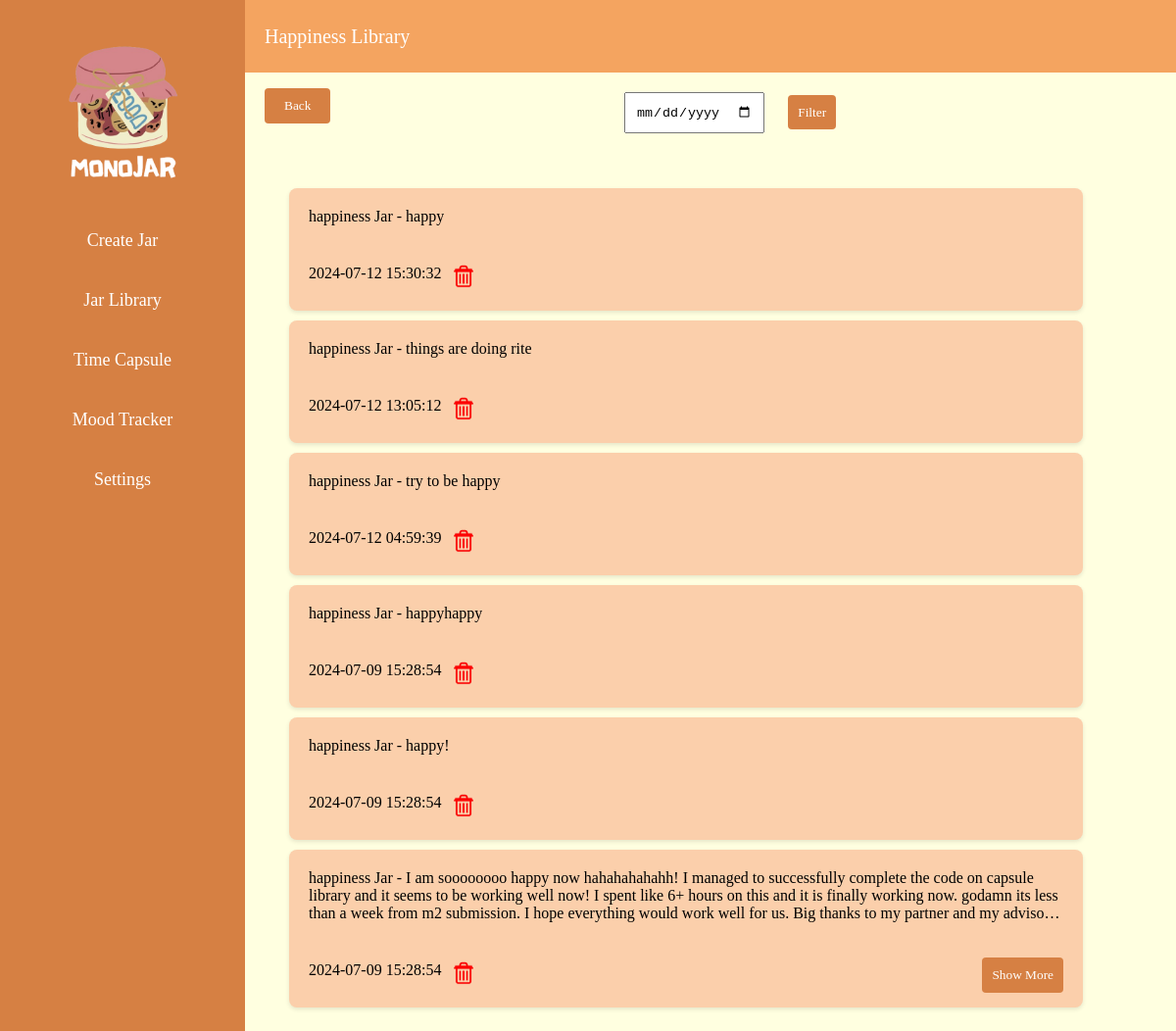
The page /happinessLibrary/wangjiaa on the database its author committed.
### tables this page shows
CREATE TABLE jars (
                id INTEGER PRIMARY KEY AUTOINCREMENT,
                username TEXT NOT NULL,
                type TEXT NOT NULL,
                content TEXT NOT NULL, created_at TIMESTAMP,
                FOREIGN KEY (username) REFERENCES users(username) ON DELETE CASCADE
            );

### Backend/app.py (the view)
@app.route('/happinessLibrary/<username>')
def happiness_library(username):
    jars = query_jars(username, 'happiness')
    return render_template('happinessLibrary.html', jars=jars, username=username)

### Backend/app.py (called while the page is built)
def query_jars(username, jar_type):
    conn = get_db()
    cursor = conn.cursor()
    cursor.execute('''
        SELECT id, type, content, created_at
        FROM jars
        WHERE username = ? AND type = ?
        ORDER BY created_at DESC
    ''', (username, jar_type))
    rows = cursor.fetchall()
    conn.close()
    jars = [{'id': row[0], 'type': row[1], 'content': row[2], 'created_at': row[3]} for row in rows]
    return jars

### Frontend/templates/happinessLibrary.html
{% extends 'base.html' %}
{% block content %}
<div class="main-content">
    <div class="header">
        <div class="title">Happiness Library</div>
    </div>
    <div class="content">
        <a href="/createJar/{{ username }}">
            <button class="back-button">Back</button>
        </a>
        <form id="filter-form" method="GET" action="/filterHappinessJars/{{ username }}">
            <input type="date" name="filter-date" id="filter-date">
            <button type="submit">Filter</button>
        </form>
        <ul id="jar-list">
            {% for jar in jars %}
            <li class="content jar collapsed" id="jar-{{ jar.id }}">
                <p>{{ jar.type }} Jar - {{ jar.content }}</p>
                <div class="jar-controls">
                    <span class="created-at">{{ jar.created_at }}</span>
                    <button class="delete-button" data-jar-id="{{ jar.id }}">
                        <img src="/static/image/deleteIcon.png" alt="Delete">
                    </button>
                    <button class="expand-button" data-jar-id="{{ jar.id }}">Show More</button>
                </div>
            </li>
            {% endfor %}
        </ul>
    </div>
</div>
{% endblock %}

### Frontend/templates/base.html (shortened to what this page needs)
<!DOCTYPE html>
<html lang="en">
    <head>
        <link rel="stylesheet" href="/static/css/sidebarStyle.css">
        <link rel="stylesheet" href="/static/css/createJarStyle.css">
        <link rel="stylesheet" href="/static/css/libraryStyle.css">
        <link rel="stylesheet" href="/static/css/capsuleStyle.css">
        <link rel="stylesheet" href="/static/css/capsuleLibrary.css">
        <link rel="stylesheet" href="/static/css/moodCalendar.css">
        <link rel="stylesheet" href="https://cdn.jsdelivr.net/npm/fullcalendar@5.11.0/main.min.css">
        <link rel="stylesheet" href="/static/css/moodTrend.css">
        <link rel="stylesheet" href="/static/css/jarAppearance.css">
        <link rel="stylesheet" href="/static/css/guideStyle.css">
        <link rel="stylesheet" href="/static/css/aboutStyle.css">
    </head>
    <body>
        <div class="container">
            {% include 'sidebar.html' %}
            {% block content %}{% endblock %}
        </div>
    </body>
</html>

### Frontend/templates/sidebar.html (shortened to what this page needs)
<div class="sidebar">
    <div class="logo">
        <img src="/static/image/MonoJarLogo.jpg" alt="MonoJar Logo">
    </div>
    <a href="#" class="main-tab" data-target="createjar-submenu">Create Jar</a>
    <a href="#" class="main-tab" data-target="library-submenu">Jar Library</a>
    <a href="#" class="main-tab" data-target="capsule-submenu">Time Capsule</a>
    <a href="#" class="main-tab" data-target="mood-submenu">Mood Tracker</a>
    <a href="#" class="main-tab" data-target="settings-submenu">Settings</a>
</div>

### Frontend/static/css/sidebarStyle.css (style rules this page uses)
body { font-family: 'Georgia', serif; margin: 0; padding: 0; background-color: #FFFFE0; }
.container { display: flex; height: 100vh; }
.sidebar { width: 250px; background-color: #d68043; color: #fff; display: flex; font-size: 18px; flex-direction: column; align-items: center; padding: 20px 0; overflow: auto; }
.sidebar a { color: #fff; text-decoration: none; padding: 10px 20px; width: 100%; text-align: center; margin: 10px 0; border-radius: 4px; }
.sidebar .logo img { max-width: 70%; height: auto; display: block; margin: 0 auto; margin-bottom: 20px; }

### Frontend/static/css/createJarStyle.css (style rules this page uses)
.main-content { flex: 1; display: flex; flex-direction: column; overflow: hidden; }
.header { height: 80px; background-color: #F4A460; color: #fff; display: flex; align-items: center; justify-content: space-between; padding: 0 20px; }
.header .title { font-size: 20px; }
.content { display: flex; flex-wrap: wrap; gap: 40px; justify-content: center; align-items: center; width: 100%; height: 100%; overflow-y: auto; }
.back-button { font-family: 'Georgia', serif; position: absolute; top: 90px; left: 270px; padding: 10px 20px; background-color: #d68043; color: #fff; border: none; border-radius: 4px; cursor: pointer; }

### Frontend/static/css/libraryStyle.css (style rules this page uses)
.jar { background-color: #fbcfab; border-radius: 8px; box-shadow: 0 2px 4px rgba(0, 0, 0, 0.1); padding: 20px; max-width: 90%; width: 900px; height: fit-content; box-sizing: border-box; text-decoration: none; color: inherit; display: flex; flex-direction: column; align-items: flex-start; justify-content: space-between; transition: transform 0.2s; margin-bottom: 10px; overflow: hidden; position: relative; }
.jar p { margin: 0; text-align: left; white-space: pre-wrap; overflow: hidden; transition: max-height 0.3s ease; }
.jar-controls { display: flex; justify-content: center; }
button.expand-button { font-family: 'Georgia', serif; padding: 10px; color: #fff; background-color: #d68043; border: none; border-radius: 4px; cursor: pointer; margin-top: 10px; position: absolute; bottom: 15px; right: 20px; }
button.delete-button { padding: 0; background-color: transparent; border: none; cursor: pointer; }
button.delete-button img { width: 24px; height: 24px; }
.created-at { margin-right: 10px; }
.jar.collapsed p { max-height: 200px; display: -webkit-box; -webkit-line-clamp: 3; -webkit-box-orient: vertical; overflow: hidden; text-overflow: ellipsis; }
.jar.collapsed { max-height: 200px; }
#filter-form { margin-top: 20px; }
#filter-date { margin-right: 20px; padding: 10px; }
#filter-form button { font-family: 'Georgia', serif; padding: 5px 10px; background-color: #d68043; color: #fff; border: none; border-radius: 4px; cursor: pointer; height: 35px; }

### rows shown on the page
jars: type "happiness", content "happy", created_at "2024-07-12 15:30:32"
jars: type "happiness", content "things are doing rite", created_at "2024-07-12 13:05:12"
jars: type "happiness", content "try to be happy", created_at "2024-07-12 04:59:39"
jars: type "happiness", content "happyhappy", created_at "2024-07-09 15:28:54"
jars: type "happiness", content "happy!", created_at "2024-07-09 15:28:54"
jars: type "happiness", content "I am soooooooo happy now hahahahahahh! I managed to successfully complete the code on capsule library and it seems to be working well now! I spent like 6+ hours on this and it is finally working now. godamn its less than a week from m2 submission. I hope everything would work well for us. Big thanks to my partner and my…", created_at "2024-07-09 15:28:54"
